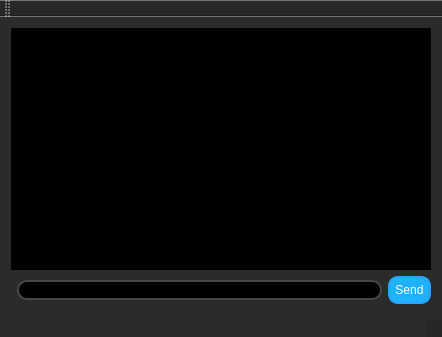
<?xml version="1.0" encoding="UTF-8"?>
<ui version="4.0">
 <class>MainWindow</class>
 <widget class="QMainWindow" name="MainWindow">
  <property name="geometry">
   <rect>
    <x>0</x>
    <y>0</y>
    <width>442</width>
    <height>337</height>
   </rect>
  </property>
  <property name="windowTitle">
   <string>Simple Http Server</string>
  </property>
  <property name="styleSheet">
   <string notr="true">background-color: rgba(37, 37, 37, 179);</string>
  </property>
  <widget class="QWidget" name="centralWidget">
   <layout class="QGridLayout" name="gridLayout">
    <item row="1" column="2">
     <widget class="QPushButton" name="pushButton_sendMessage">
      <property name="minimumSize">
       <size>
        <width>0</width>
        <height>0</height>
       </size>
      </property>
      <property name="styleSheet">
       <string notr="true">background-color: rgb(31, 178, 255);
color:white;
border-width: 2px;
border-style: solid;
border-color: rgb(43, 162, 255);
border-radius: 10px;
padding: 5px;
</string>
      </property>
      <property name="text">
       <string>Send</string>
      </property>
     </widget>
    </item>
    <item row="0" column="0" colspan="3">
     <widget class="QTextBrowser" name="textBrowser_receivedMessages">
      <property name="styleSheet">
       <string notr="true">background-color: rgb(0, 0, 0);</string>
      </property>
     </widget>
    </item>
    <item row="1" column="1">
     <widget class="QLineEdit" name="lineEdit_message">
      <property name="minimumSize">
       <size>
        <width>150</width>
        <height>0</height>
       </size>
      </property>
      <property name="styleSheet">
       <string notr="true">background-color: rgb(0, 0, 0);
border-width: 2px;
border-style: solid;
border-color: rgb(69, 70, 70);
border-radius: 10px;</string>
      </property>
     </widget>
    </item>
   </layout>
  </widget>
  <widget class="QMenuBar" name="menuBar">
   <property name="geometry">
    <rect>
     <x>0</x>
     <y>0</y>
     <width>442</width>
     <height>20</height>
    </rect>
   </property>
  </widget>
  <widget class="QToolBar" name="mainToolBar">
   <attribute name="toolBarArea">
    <enum>TopToolBarArea</enum>
   </attribute>
   <attribute name="toolBarBreak">
    <bool>false</bool>
   </attribute>
  </widget>
  <widget class="QStatusBar" name="statusBar"/>
 </widget>
 <layoutdefault spacing="6" margin="11"/>
 <resources/>
 <connections/>
</ui>
